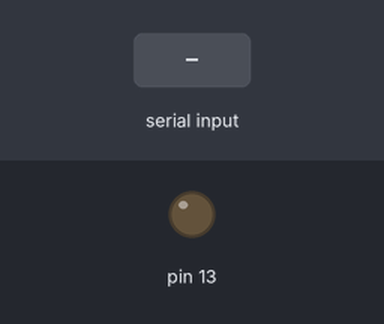
A sketch run on a simulated Arduino Uno, built with avr-gcc and run on an emulated ATmega328P. Parts: output pins drawn as LEDs (lit = HIGH). The inputs (shaded band) are chosen by the test bench.

Above: at 1.2 s.
1.3 s: "a90\n" received over Serial
At 2.3 s:
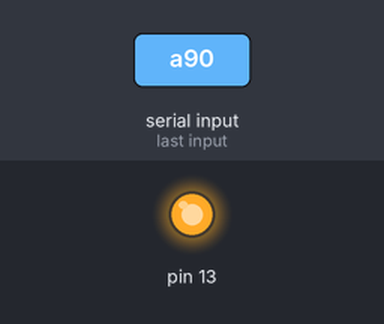
Timing chart, 0 to 4.3 s (numbered marks = the images above; inputs shaded):
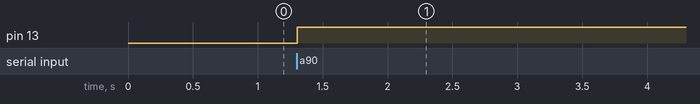

The sketch:

ParsingHC05.ino
```cpp
void setup() {
  Serial.begin(9600);
  Serial.setTimeout(10);
  pinMode(13,OUTPUT);
}

void loop() {
  if(Serial.available()>1)
  {
    char key = Serial.read();
    int val = Serial.parseInt();
    switch(key)
    {
      case 'a': digitalWrite(13, val);// do something
      break;
      case 'x': Serial.print("x="); Serial.println(val);// вперед
      break;
      case 'y': Serial.print("y="); Serial.println(val);// поворот
      break;
    }
  }
}

// {keydata}
// key - 1 буква
```

Measured:
- after the input at 1.3 s, pin 13: LOW → HIGH at once
